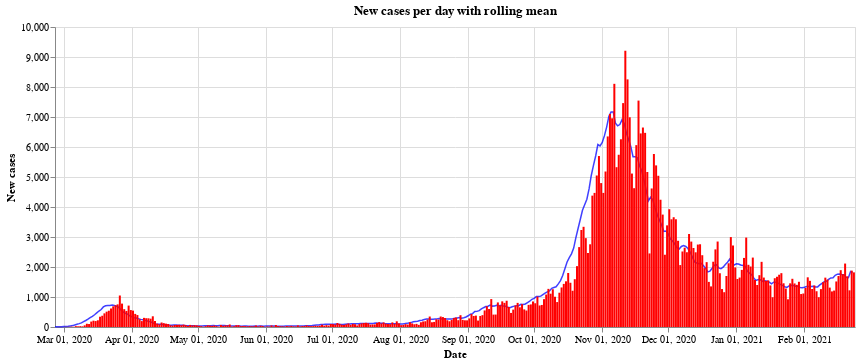

The code cell stored with this chart in its notebook:
### Code cell
#collapse
bars = alt.Chart(all_austria).mark_bar(
    color='red',
    opacity=1,
    size=2
).encode(
    x=alt.X("yearmonthdate(Time):T", axis=alt.Axis(title='Date')),
    y=alt.Y("AnzahlFaelle:Q", axis=alt.Axis(title='New cases')),
)

line = alt.Chart(all_austria).mark_line(
    color='blue',
    opacity=0.75,
    size=1.5,
).transform_window(
    rolling_mean='mean(AnzahlFaelle)',
    frame=[0, 7]
).encode(x='yearmonthdate(Time):T',
         y='rolling_mean:Q'
         ).properties(title='New cases per day with rolling mean', width=800)

alt.layer(line, bars, data=all_austria)

### Figure 1 — Vega-Lite specification as saved in the notebook (floating-point values rounded to 4 significant figures; data arrays with more than 128 entries replaced by an {"elided": "..."} marker saying what was removed)
{"config": {"view": {"continuousWidth": 400, "continuousHeight": 300}}, "layer": [{"mark": {"type": "line", "color": "blue", "opacity": 0.75, "size": 1.5}, "encoding": {"x": {"type": "temporal", "field": "Time", "timeUnit": "yearmonthdate"}, "y": {"type": "quantitative", "field": "rolling_mean"}}, "title": "New cases per day with rolling mean", "transform": [{"window": [{"op": "mean", "field": "AnzahlFaelle", "as": "rolling_mean"}], "frame": [0, 7]}], "width": 800}, {"mark": {"type": "bar", "color": "red", "opacity": 1, "size": 2}, "encoding": {"x": {"type": "temporal", "axis": {"title": "Date"}, "field": "Time", "timeUnit": "yearmonthdate"}, "y": {"type": "quantitative", "axis": {"title": "New cases"}, "field": "AnzahlFaelle"}}}], "data": {"name": "data-4732dbb59cdcd4b4cf7c2f7fe5115788"}, "$schema": "https://vega.github.io/schema/vega-lite/v4.8.1.json", "datasets": {"data-4732dbb59cdcd4b4cf7c2f7fe5115788": {"elided": "364 records"}}}
